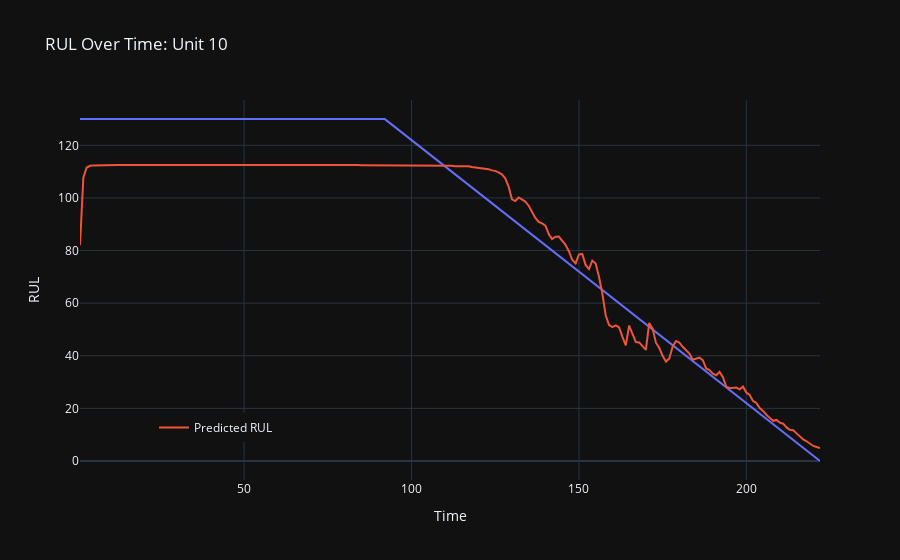

Notebook code for this chart:
### Code cell
plot_rul_vs_time(unit_nr=10, model=model, dataloader=train_dataLoader, device=device)

### Figure 1 — Plotly figure (JSON) as saved in the notebook; plotly's stock layout.template omitted (floating-point values rounded to 4 significant figures; data arrays with more than 128 entries replaced by an {"elided": "..."} marker saying what was removed)
{"data": [{"hovertemplate": "Time=%{x}<br>RUL=%{y}<extra></extra>", "legendgroup": "", "line": {"color": "#636efa", "dash": "solid"}, "marker": {"symbol": "circle"}, "mode": "lines", "name": "", "orientation": "v", "showlegend": false, "type": "scatter", "x": {"elided": "222 int values"}, "xaxis": "x", "y": {"elided": "222 int values"}, "yaxis": "y"}, {"mode": "lines", "name": "Predicted RUL", "type": "scatter", "x": {"elided": "222 int values"}, "y": {"elided": "222 float values"}}], "layout": {"legend": {"tracegroupgap": 0, "x": 0.1, "xanchor": "left", "y": 0.1, "yanchor": "bottom"}, "title": {"text": "RUL Over Time: Unit 10"}, "xaxis": {"anchor": "y", "domain": [0, 1], "title": {"text": "Time"}}, "yaxis": {"anchor": "x", "domain": [0, 1], "title": {"text": "RUL"}}}}
